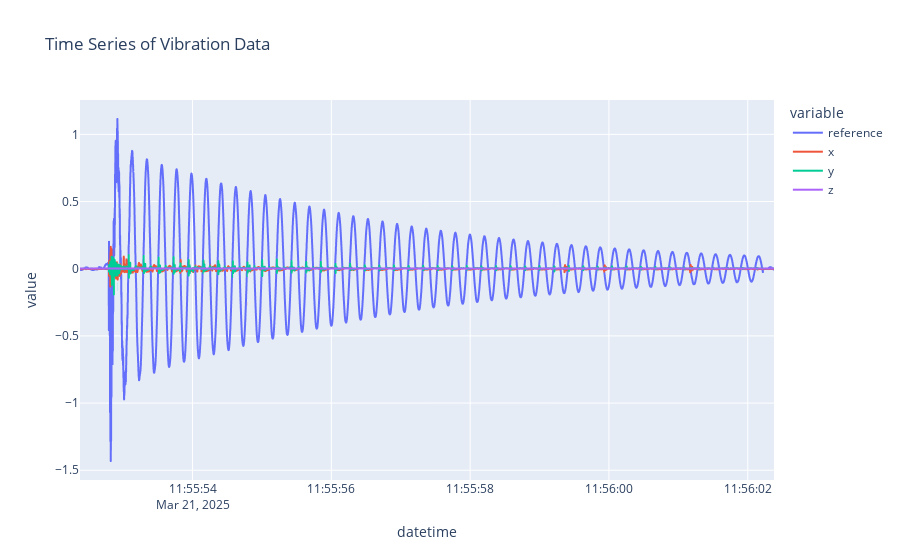

Notebook source saved alongside this figure:
### Markdown cell above
## Plot Time Series for All Axis

### Code cell
fig = px.line(df, x='datetime', y=['reference', 'x', 'y', 'z'],
              title='Time Series of Vibration Data')
fig.show()

### Figure 1 — Plotly figure (JSON) as saved in the notebook; plotly's stock layout.template omitted (floating-point values rounded to 4 significant figures; data arrays with more than 128 entries replaced by an {"elided": "..."} marker saying what was removed)
{"data": [{"hovertemplate": "variable=reference<br>datetime=%{x}<br>value=%{y}<extra></extra>", "legendgroup": "reference", "line": {"color": "#636efa", "dash": "solid"}, "marker": {"symbol": "circle"}, "mode": "lines", "name": "reference", "showlegend": true, "type": "scattergl", "x": {"elided": "10000 str values"}, "xaxis": "x", "y": {"elided": "10000 float values"}, "yaxis": "y"}, {"hovertemplate": "variable=x<br>datetime=%{x}<br>value=%{y}<extra></extra>", "legendgroup": "x", "line": {"color": "#EF553B", "dash": "solid"}, "marker": {"symbol": "circle"}, "mode": "lines", "name": "x", "showlegend": true, "type": "scattergl", "x": {"elided": "10000 str values"}, "xaxis": "x", "y": {"elided": "10000 float values"}, "yaxis": "y"}, {"hovertemplate": "variable=y<br>datetime=%{x}<br>value=%{y}<extra></extra>", "legendgroup": "y", "line": {"color": "#00cc96", "dash": "solid"}, "marker": {"symbol": "circle"}, "mode": "lines", "name": "y", "showlegend": true, "type": "scattergl", "x": {"elided": "10000 str values"}, "xaxis": "x", "y": {"elided": "10000 float values"}, "yaxis": "y"}, {"hovertemplate": "variable=z<br>datetime=%{x}<br>value=%{y}<extra></extra>", "legendgroup": "z", "line": {"color": "#ab63fa", "dash": "solid"}, "marker": {"symbol": "circle"}, "mode": "lines", "name": "z", "showlegend": true, "type": "scattergl", "x": {"elided": "10000 str values"}, "xaxis": "x", "y": {"elided": "10000 float values"}, "yaxis": "y"}], "layout": {"legend": {"title": {"text": "variable"}, "tracegroupgap": 0}, "title": {"text": "Time Series of Vibration Data"}, "xaxis": {"anchor": "y", "domain": [0, 1], "title": {"text": "datetime"}}, "yaxis": {"anchor": "x", "domain": [0, 1], "title": {"text": "value"}}}}
